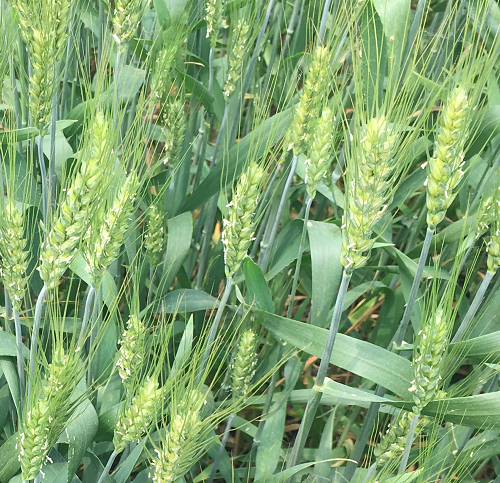
#> input picture images/lbp.bmp, 500 x 483 px
$ python -i haar_adaboost.py   (imports and definitions only)   (older library calls are emulated)
#> lines starting #> are read from the running program, lines starting #| are printed output that depends on the picture; after the words box and inside, x2 and y2 are one past the last pixel; in counts of white or black regions, pixels touching at a corner belong together
# -*- coding: utf-8 -*-
"""
Created on Sun Oct  7 11:39:47 2018

@author: 术玉
"""

import cv2
import sys
import tkinter.filedialog
import os
from PIL import Image, ImageTk

def detect(imagePath):
# Get user supplied values
#> called with imagePath = 'images/lbp.bmp'
    img_wide=500
    img_high=450
    '''
    filename=tkinter.filedialog.askopenfilename(filetypes=[("bmp格式","bmp")])
    if filename=='': return
    imagePath =filename
    '''
    #imagePath ='test4.jpg'
    #cascPath = "BananaCascade.xml"
    cascPath = "haar_adaboost_data//xml//cascade.xml"
# Create the haar cascade
    faceCascade = cv2.CascadeClassifier(cascPath)

# Read the image
    oldimage = cv2.imread(imagePath)
#> oldimage is the input picture: shape (483, 500, 3); mean B, G, R 112.3, 164.7, 129.7

    img=Image.open(imagePath)   #改变尺寸
    w,h=img.size
#> w = 500; h = 483
    if w>2000 and h>2000:
        image=cv2.resize(oldimage,(0,0),fx=0.175,fy=0.175,interpolation=cv2.INTER_CUBIC)   #可识别出14个
    else :
        image=cv2.resize(oldimage,(img_wide,img_high),0,0,cv2.INTER_CUBIC)  #可识别出13个
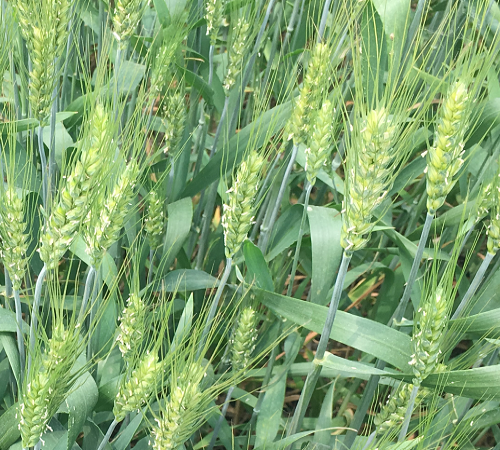
#> image: shape (450, 500, 3); mean B, G, R 112.2, 164.6, 129.6
    # [5 lines of commented-out code are left out]
    gray = cv2.cvtColor(image, cv2.COLOR_BGR2GRAY)
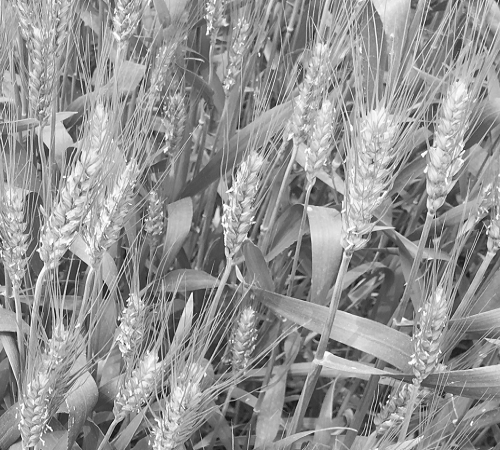
#> gray: shape (450, 500); min 8, max 255, mean 148.1
    #equ = cv2.equalizeHist(gray)


# Detect wheat in the image


    wheat = faceCascade.detectMultiScale(
            gray,
            scaleFactor=1.1,
            minNeighbors=10,
            minSize=(30, 30),
            maxSize=(100, 100),
    #flags = cv2.cv.CV_HAAR_SCALE_IMAGE
    )
#> wheat = 16 rows, first 6: [24, 20, 40, 87], [216, 17, 40, 87], [146, 35, 38, 82], [295, 35, 40, 86], [432, 77, 41, 87], [302, 99, 38, 82]

    print("Found {0} wheat!".format(len(wheat)))
#| Found 16 wheat!
    num=format(len(wheat))
#> num = '16'
    print(num)
#| 16

# Draw a rectangle around the faces
    for (x, y, w, h) in wheat:
        #cv2.rectangle(image, (x, y), (x+w, y+h), (0, 255, 0), 2)
        cv2.rectangle(image, (x, y), (x+w, y+h), (0, 255, 0), 2)    #分别代表蓝绿红
#> this loop made 16 passes
#> (x, y, w, h) on passes 1 to 12: (24, 20, 40, 87), (216, 17, 40, 87), (146, 35, 38, 82), (295, 35, 40, 86), (432, 77, 41, 87), (302, 99, 38, 82), (82, 101, 38, 82), (351, 109, 43, 92), (221, 159, 41, 88), (97, 161, 41, 87), (1, 191, 38, 82), (38, 182, 42, 90)
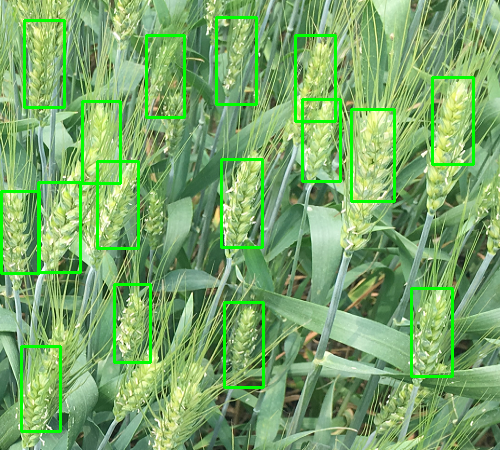
#> image: shape (450, 500, 3); 5.22% of pixels changed, all inside (x1, y1, x2, y2) = (0, 16, 475, 433)
    #cv2.imshow("find wheat", image)
    cv2.imwrite('user_data//result//haar_'+os.path.basename(imagePath),image)
    imagepath1='user_data//result//haar_'+os.path.basename(imagePath)
    cv2.waitKey(0)
    return imagepath1,num

>>> result = detect('images/lbp.bmp')
#> result = ('user_data//result//haar_lbp.bmp', '16')

$ run again, on images/bg1.PNG
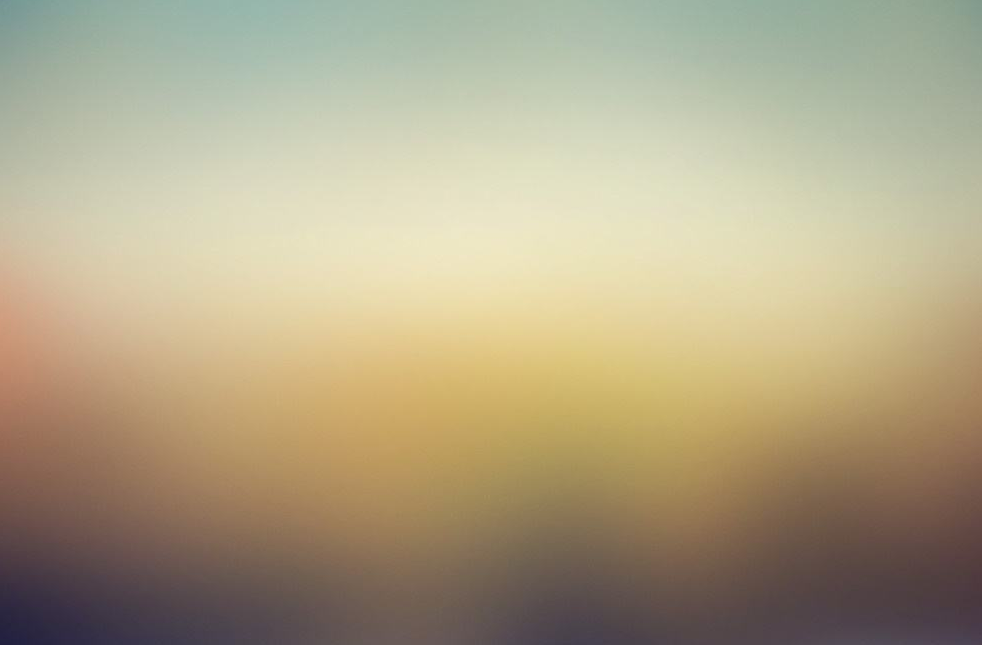
#> input picture images/bg1.PNG, 982 x 645 px
#> in detect, oldimage is the input picture: shape (645, 982, 3); mean B, G, R 135, 163.9, 174.8
#> in detect, `image=cv2.resize(oldimage,(img_wide,img_high),0,0,cv2.INTER_CUBIC)`:
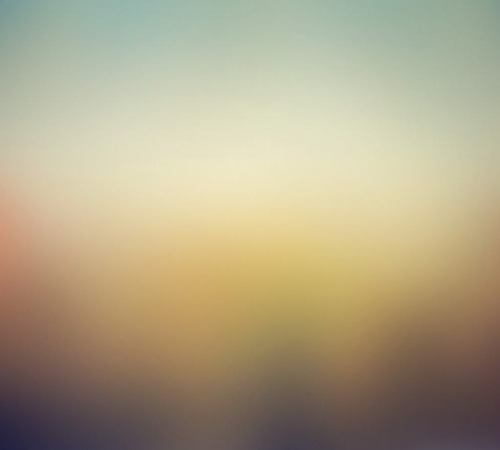
#> image: shape (450, 500, 3); mean B, G, R 134.9, 163.9, 174.8
#> in detect, `gray = cv2.cvtColor(image, cv2.COLOR_BGR2GRAY)`:
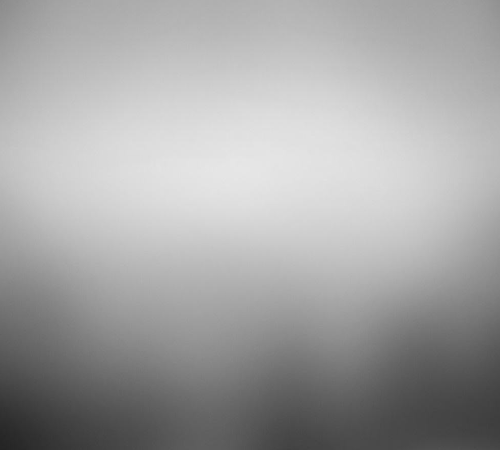
#> gray: shape (450, 500); min 36, max 230, mean 163.9
#> wheat = ()
#| Found 0 wheat!
#> num = '0'
#| 0
#> result = ('user_data//result//haar_bg1.PNG', '0')

$ run again, on images/bg2.PNG
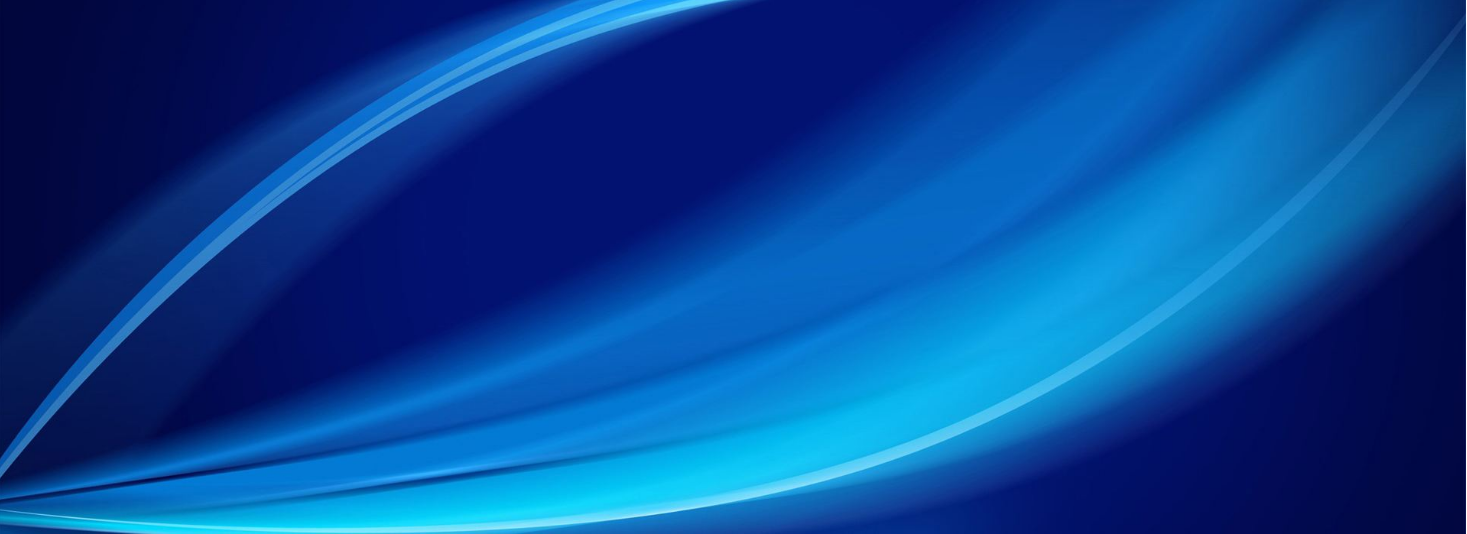
#> input picture images/bg2.PNG, 1467 x 534 px
#> in detect, oldimage is the input picture: shape (534, 1467, 3); mean B, G, R 148.4, 70.2, 8.1
#> in detect, `image=cv2.resize(oldimage,(img_wide,img_high),0,0,cv2.INTER_CUBIC)`:
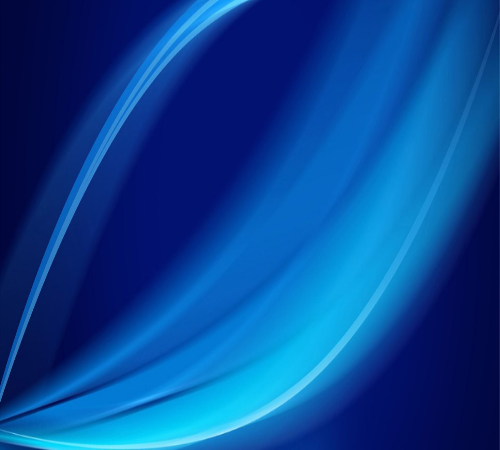
#> image: shape (450, 500, 3); mean B, G, R 148.3, 70, 7.9
#> in detect, `gray = cv2.cvtColor(image, cv2.COLOR_BGR2GRAY)`:
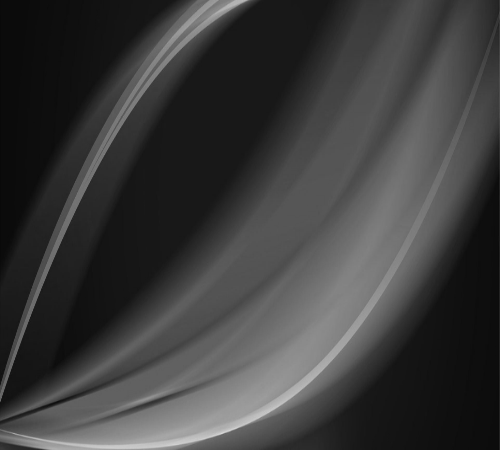
#> gray: shape (450, 500); min 9, max 217, mean 60.3
#> wheat = ()
#| Found 0 wheat!
#> num = '0'
#| 0
#> result = ('user_data//result//haar_bg2.PNG', '0')
